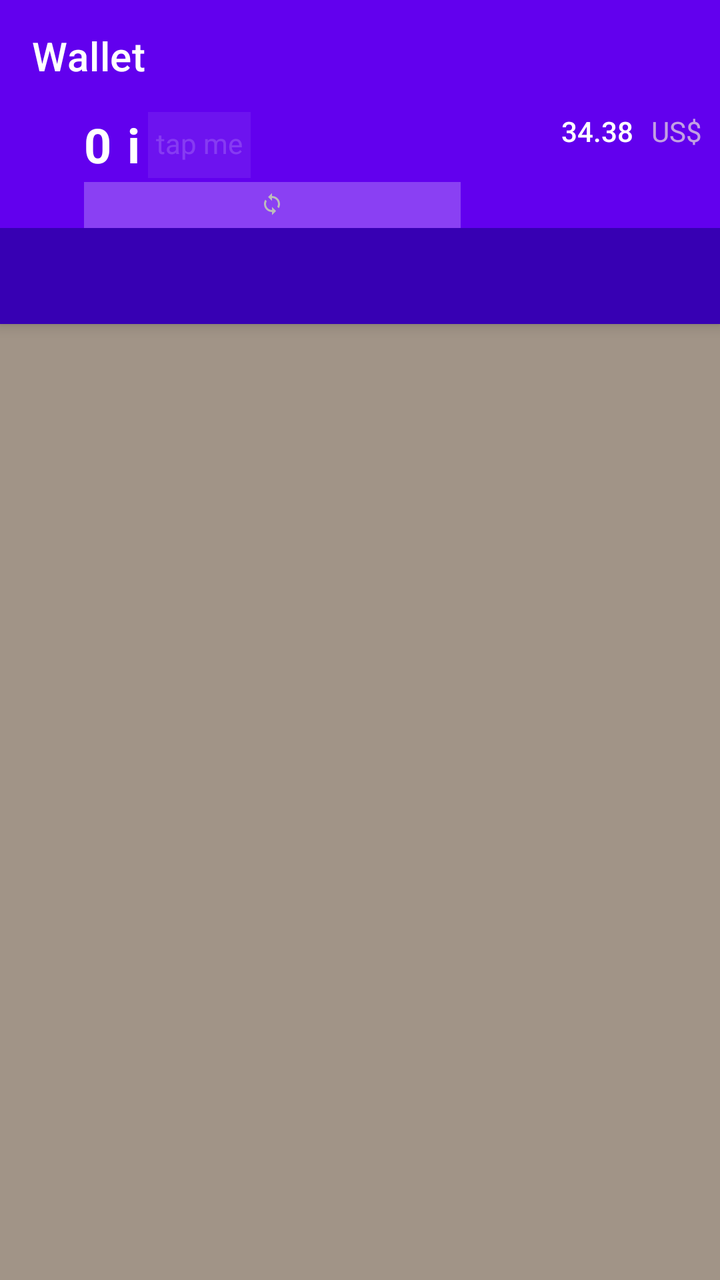
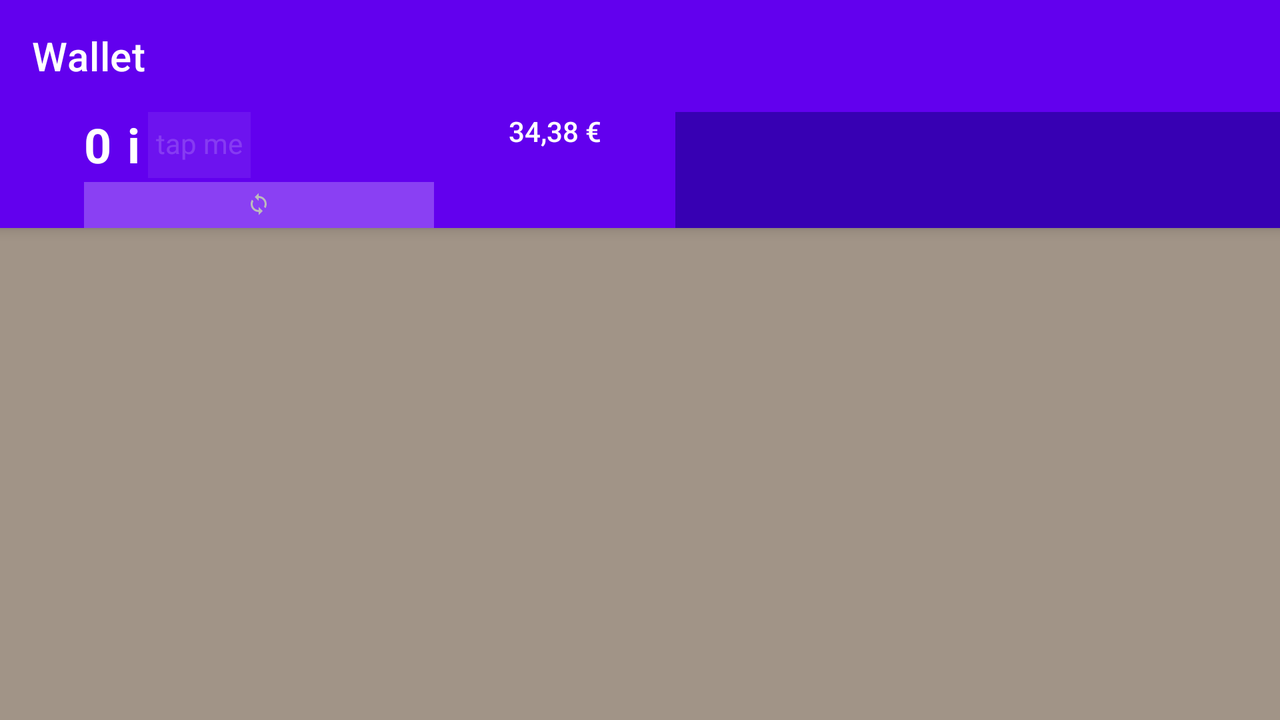

An Android layout and its configuration variant, each rendered on a device that would load it. The default file and the variant file are quoted in full after the pictures.
<!-- AndroidManifest.xml: fallback theme Theme.MaterialComponents.DayNight.NoActionBar -->
<!-- res/layout/fragment_wallet_tab.xml -->
<android.support.design.widget.CoordinatorLayout xmlns:android="http://schemas.android.com/apk/res/android"
    xmlns:app="http://schemas.android.com/apk/res-auto"
    xmlns:tools="http://schemas.android.com/tools"
    android:layout_width="match_parent"
    android:layout_height="match_parent"
    android:background="@color/colorSecondary">

    <android.support.design.widget.AppBarLayout
        android:layout_width="match_parent"
        android:layout_height="wrap_content"
        android:theme="@style/AppTheme.AppBarOverlay">

        <android.support.v7.widget.Toolbar
            android:id="@+id/wallet_toolbar"
            android:layout_width="match_parent"
            android:layout_height="?attr/actionBarSize"
            android:background="?attr/colorPrimary"
            app:popupTheme="@style/AppTheme.PopupOverlay"
            app:title="@string/fragment_wallet_title" />

        <LinearLayout
            android:id="@+id/toolbar_title_button"
            android:layout_width="match_parent"
            android:layout_height="wrap_content"
            android:orientation="horizontal"

            >
            <ImageView
                android:layout_width="wrap_content"
                android:src="@drawable/logo"
                android:layout_height="wrap_content"
                android:layout_margin="6dp"
                android:paddingLeft="24dp"
                />
            <LinearLayout
                android:id="@+id/balance_flipper"
                android:layout_width="0dp"
                android:layout_weight="3"
                android:layout_height="wrap_content"
                android:paddingLeft="6dp"
                android:orientation="vertical"
                >
                <LinearLayout

                    android:layout_width="match_parent"
                    android:layout_height="35dp"
                    android:orientation="horizontal">
                    <TextView
                        android:id="@+id/toolbar_title_layout_balance"
                        android:layout_width="wrap_content"
                        android:layout_height="35dp"
                        android:text="0"
                        android:textAppearance="@style/Base.TextAppearance.AppCompat.Headline"
                        android:textColor="@android:color/white"
                        android:paddingRight="2dp"
                        android:textStyle="bold" />
                    <TextView
                        android:id="@+id/toolbar_title_layout_balance_third"
                        android:layout_width="wrap_content"
                        android:layout_height="35dp"
                        android:text=""
                        android:alpha="0.7"
                        android:textAppearance="@style/Base.TextAppearance.AppCompat.Medium"
                        android:textColor="@android:color/white"
                        android:paddingRight="6dp"
                        android:textStyle="bold" />
                    <TextView
                        android:id="@+id/toolbar_title_layout_balance_unit"
                        android:layout_width="wrap_content"
                        android:layout_height="35dp"
                        android:text="i"
                        android:textAppearance="@style/Base.TextAppearance.AppCompat.Headline"
                        android:textColor="@android:color/white"
                        android:textStyle="bold" />
                    <TextView
                        android:id="@+id/tap_balance"
                        android:text="@string/message_tap_balance"
                        android:layout_width="wrap_content"
                        android:layout_height="35dp"
                        android:background="@color/whiteAlpha"
                        android:layout_marginTop="-5dp"
                        android:layout_marginStart="4dp"
                        android:paddingEnd="4dp"
                        android:paddingStart="4dp"
                        android:textAppearance="@style/Base.TextAppearance.AppCompat.Small"
                        android:alpha="0.3"
                        android:gravity="center_horizontal|center_vertical"
                         />
                    <ImageView
                        android:id="@+id/tap_balance_type"
                        android:layout_width="wrap_content"
                        android:layout_height="wrap_content"
                        android:padding="5dp"
                        android:alpha="0.7"
                        android:visibility="gone"
                        android:gravity="center_horizontal|center_vertical"
                        />
                </LinearLayout>

                <LinearLayout
                    android:id="@+id/toolbar_title_layout_pending"
                    android:layout_width="match_parent"
                    android:layout_height="wrap_content"
                    android:orientation="horizontal"
                    android:padding="2dp"
                    android:background="@color/whiteAlpha"
                    >
                    <TextView
                        android:id="@+id/toolbar_title_layout_pending_out"
                        android:layout_width="0dp"
                        android:layout_weight="1"
                        android:layout_height="wrap_content"
                        android:textAppearance="@style/Base.TextAppearance.AppCompat.Small"
                        android:textColor="@color/flatRed"
                        android:gravity="end"
                        />
                    <ImageView
                        android:layout_width="12dp"
                        android:src="@drawable/navigation_refresh"
                        android:layout_height="12dp"
                        android:scaleType="fitCenter"
                        android:layout_margin="3dp"/>
                    <TextView
                        android:id="@+id/toolbar_title_layout_pending_in"
                        android:layout_width="0dp"
                        android:layout_weight="1"
                        android:layout_height="wrap_content"
                        android:textAppearance="@style/Base.TextAppearance.AppCompat.Small"
                        android:textColor="@color/blackAlpha50"
                        android:gravity="start"
                        />
                </LinearLayout>

            </LinearLayout>
            <LinearLayout
                android:layout_width="0dp"
                android:layout_weight="2"
                android:layout_height="match_parent"
                android:orientation="horizontal"
                android:gravity="center_horizontal"
                android:paddingBottom="@dimen/baseline_small"
                >
                <TextView
                    android:id="@+id/toolbar_title_layout_alternate_balance"
                    android:layout_width="0dp"
                    android:layout_weight="2"
                    android:layout_height="wrap_content"
                    android:layout_gravity="end"
                    android:textAppearance="@style/Base.TextAppearance.AppCompat.Body2"
                    android:gravity="end"
                    tools:text="34.38" />
                <TextView
                    android:id="@+id/toolbar_title_layout_alternate_currency"
                    android:layout_width="0dp"
                    android:layout_weight="1"
                    android:text="US$"
                    android:layout_height="wrap_content"
                    android:layout_gravity="start"
                    android:textAppearance="@style/Base.TextAppearance.AppCompat.Small"
                    android:textColor="@color/colorLight"
                    android:alpha="0.7"
                    android:gravity="center_horizontal"
                    />
            </LinearLayout>
        </LinearLayout>
        <android.support.design.widget.TabLayout
            android:id="@+id/wallet_tabs"
            android:layout_width="match_parent"
            android:layout_height="48dp"
            android:background="?colorPrimaryDark"
            android:fillViewport="true"
            app:tabGravity="fill"
            app:tabMaxWidth="0dp"
            app:tabMode="fixed" />

    </android.support.design.widget.AppBarLayout>

    <android.support.v4.view.ViewPager
        android:id="@+id/wallet_tab_viewpager"
        android:layout_width="match_parent"
        android:layout_height="match_parent"
        app:layout_behavior="@string/appbar_scrolling_view_behavior" />

    <android.support.design.widget.FloatingActionButton
        android:id="@+id/fab_wallet"
        android:layout_width="wrap_content"
        android:layout_height="wrap_content"
        android:layout_gravity="end|bottom"
        android:layout_margin="@dimen/fab_margin"
        android:padding="16dp"
        android:src="@drawable/ic_add"
        android:visibility="gone"
        app:fabSize="normal"
        />

</android.support.design.widget.CoordinatorLayout>
<!-- resources referenced by this layout -->
<resources>
  <color name="blackAlpha50">#80000000</color>
  <color name="colorLight">#ede5de</color>
  <color name="colorSecondary">#a19487</color>
  <color name="flatRed">#770000</color>
  <color name="whiteAlpha">#40FFFFFF</color>
  <dimen name="baseline_small">4dp</dimen>
  <dimen name="fab_margin">@dimen/baseline</dimen>
  <!-- drawable navigation_refresh (drawable) -->
  <vector xmlns:android="http://schemas.android.com/apk/res/android"
          android:width="24dp"
          android:height="24dp"
          android:viewportWidth="24.0"
          android:viewportHeight="24.0">
      <path
          android:fillColor="#FFBCBCBC"
          android:pathData="M12,4L12,1L8,5l4,4L12,6c3.31,0 6,2.69 6,6 0,1.01 -0.25,1.97 -0.7,2.8l1.46,1.46C19.54,15.03 20,13.57 20,12c0,-4.42 -3.58,-8 -8,-8zM12,18c-3.31,0 -6,-2.69 -6,-6 0,-1.01 0.25,-1.97 0.7,-2.8L5.24,7.74C4.46,8.97 4,10.43 4,12c0,4.42 3.58,8 8,8v3l4,-4 -4,-4v3z"/>
  </vector>
  <string name="fragment_wallet_title">Wallet</string>
  <string name="message_tap_balance">tap me</string>
  <style name="AppTheme.AppBarOverlay" parent="ThemeOverlay.AppCompat.Dark.ActionBar" />
  <style name="AppTheme.PopupOverlay" parent="ThemeOverlay.AppCompat.Light" />
  <dimen name="baseline">24dp</dimen>
</resources>
<!-- res/layout-land/fragment_wallet_tab.xml (the repository's variant of the layout above) -->
<!-- drawn on the phone turned sideways -->
<android.support.design.widget.CoordinatorLayout xmlns:android="http://schemas.android.com/apk/res/android"
    xmlns:app="http://schemas.android.com/apk/res-auto"
    xmlns:tools="http://schemas.android.com/tools"
    android:layout_width="match_parent"
    android:layout_height="match_parent"
    android:background="@color/colorSecondary">

    <android.support.design.widget.AppBarLayout
        android:layout_width="match_parent"
        android:layout_height="wrap_content"
        android:theme="@style/AppTheme.AppBarOverlay">

        <android.support.v7.widget.Toolbar
            android:id="@+id/wallet_toolbar"
            android:layout_width="match_parent"
            android:layout_height="?attr/actionBarSize"
            android:background="?attr/colorPrimary"
            app:popupTheme="@style/AppTheme.PopupOverlay"
            app:title="@string/fragment_wallet_title" />

        <LinearLayout
            android:id="@+id/toolbar_title_button"
            android:layout_width="match_parent"
            android:layout_height="wrap_content"
            android:orientation="horizontal"

            >
            <ImageView
                android:layout_width="wrap_content"
                android:src="@drawable/logo"
                android:layout_height="wrap_content"
                android:layout_margin="6dp"
                android:paddingLeft="24dp"
                />
            <LinearLayout
                android:id="@+id/balance_flipper"
                android:layout_width="0dp"
                android:layout_weight="3"
                android:layout_height="wrap_content"
                android:paddingLeft="6dp"
                android:orientation="vertical"
                >
                <LinearLayout

                    android:layout_width="match_parent"
                    android:layout_height="wrap_content"
                    android:orientation="horizontal">
                    <TextView
                        android:id="@+id/toolbar_title_layout_balance"
                        android:layout_width="wrap_content"
                        android:layout_height="35dp"
                        android:text="0"
                        android:textAppearance="@style/Base.TextAppearance.AppCompat.Headline"
                        android:textColor="@android:color/white"
                        android:paddingRight="2dp"
                        android:textStyle="bold" />
                    <TextView
                        android:id="@+id/toolbar_title_layout_balance_third"
                        android:layout_width="wrap_content"
                        android:layout_height="35dp"
                        android:text=""
                        android:alpha="0.7"
                        android:textAppearance="@style/Base.TextAppearance.AppCompat.Medium"
                        android:textColor="@android:color/white"
                        android:paddingRight="6dp"
                        android:textStyle="bold" />
                    <TextView
                        android:id="@+id/toolbar_title_layout_balance_unit"
                        android:layout_width="wrap_content"
                        android:layout_height="35dp"
                        android:text="i"
                        android:textAppearance="@style/Base.TextAppearance.AppCompat.Headline"
                        android:textColor="@android:color/white"
                        android:textStyle="bold" />
                    <TextView
                        android:id="@+id/tap_balance"
                        android:text="@string/message_tap_balance"
                        android:layout_width="wrap_content"
                        android:layout_height="35dp"
                        android:background="@color/whiteAlpha"
                        android:layout_marginTop="-5dp"
                        android:layout_marginStart="4dp"
                        android:paddingEnd="4dp"
                        android:paddingStart="4dp"
                        android:alpha="0.3"
                        android:textAppearance="@style/Base.TextAppearance.AppCompat.Small"
                        android:gravity="center_horizontal|center_vertical"
                        />
                    <ImageView
                        android:id="@+id/tap_balance_type"
                        android:layout_width="wrap_content"
                        android:layout_height="wrap_content"
                        android:padding="5dp"
                        android:alpha="0.7"
                        android:visibility="gone"
                        android:gravity="center_horizontal|center_vertical"
                        />
                </LinearLayout>

                <LinearLayout
                    android:id="@+id/toolbar_title_layout_pending"
                    android:layout_width="match_parent"
                    android:layout_height="wrap_content"
                    android:orientation="horizontal"
                    android:padding="2dp"
                    android:background="@color/whiteAlpha"
                    >
                    <TextView
                        android:id="@+id/toolbar_title_layout_pending_out"
                        android:layout_width="0dp"
                        android:layout_weight="1"
                        android:layout_height="wrap_content"
                        android:textAppearance="@style/Base.TextAppearance.AppCompat.Small"
                        android:textColor="@color/flatRed"
                        android:gravity="end"
                        />
                    <ImageView
                        android:layout_width="12dp"
                        android:src="@drawable/navigation_refresh"
                        android:layout_height="12dp"
                        android:scaleType="fitCenter"
                        android:layout_margin="3dp"/>
                    <TextView
                        android:id="@+id/toolbar_title_layout_pending_in"
                        android:layout_width="0dp"
                        android:layout_weight="1"
                        android:layout_height="wrap_content"
                        android:textAppearance="@style/Base.TextAppearance.AppCompat.Small"
                        android:textColor="@color/green"
                        android:gravity="start"
                        />
                </LinearLayout>

            </LinearLayout>
            <LinearLayout
                android:layout_width="0dp"
                android:layout_weight="2"
                android:layout_height="match_parent"
                android:orientation="vertical"
                android:layout_gravity="center_vertical"
                >
                <TextView
                    android:id="@+id/toolbar_title_layout_alternate_balance"
                    android:layout_width="match_parent"
                    android:layout_height="wrap_content"
                    android:layout_gravity="center_horizontal"
                    android:textAppearance="@style/Base.TextAppearance.AppCompat.Body2"
                    android:gravity="center_horizontal"
                    tools:text="34,38 €" />
                <TextView
                    android:id="@+id/toolbar_title_layout_alternate_currency"
                    android:layout_width="match_parent"
                    android:layout_height="wrap_content"
                    android:layout_gravity="center_horizontal"
                    android:textAppearance="@style/Base.TextAppearance.AppCompat.Body2"
                    android:textColor="@color/colorLight"
                    android:gravity="center_horizontal"
                    />

            </LinearLayout>
            <android.support.design.widget.TabLayout
                android:id="@+id/wallet_tabs"
                android:layout_width="0dp"
                android:layout_weight="5"
                android:layout_height="match_parent"

                android:background="?colorPrimaryDark"
                android:fillViewport="true"
                app:tabGravity="fill"
                app:tabMaxWidth="0dp"
                app:tabMode="fixed" />

        </LinearLayout>


    </android.support.design.widget.AppBarLayout>

    <android.support.v4.view.ViewPager
        android:id="@+id/wallet_tab_viewpager"
        android:layout_width="match_parent"
        android:layout_height="match_parent"
        app:layout_behavior="@string/appbar_scrolling_view_behavior" />

    <android.support.design.widget.FloatingActionButton
        android:id="@+id/fab_wallet"
        android:layout_width="wrap_content"
        android:layout_height="wrap_content"
        android:layout_gravity="end|bottom"
        android:layout_margin="@dimen/fab_margin"
        android:padding="16dp"
        android:src="@drawable/ic_add"
        android:visibility="gone"
        app:fabSize="normal"
        />

</android.support.design.widget.CoordinatorLayout>
<!-- resources referenced by the variant -->
<!-- as the phone turned sideways resolves them -->
<resources>
  <color name="colorLight">#ede5de</color>
  <color name="colorSecondary">#a19487</color>
  <color name="flatRed">#770000</color>
  <color name="green">#009900</color>
  <color name="whiteAlpha">#40FFFFFF</color>
  <dimen name="fab_margin">@dimen/baseline</dimen>
  <!-- drawable navigation_refresh (drawable) -->
  <vector xmlns:android="http://schemas.android.com/apk/res/android"
          android:width="24dp"
          android:height="24dp"
          android:viewportWidth="24.0"
          android:viewportHeight="24.0">
      <path
          android:fillColor="#FFBCBCBC"
          android:pathData="M12,4L12,1L8,5l4,4L12,6c3.31,0 6,2.69 6,6 0,1.01 -0.25,1.97 -0.7,2.8l1.46,1.46C19.54,15.03 20,13.57 20,12c0,-4.42 -3.58,-8 -8,-8zM12,18c-3.31,0 -6,-2.69 -6,-6 0,-1.01 0.25,-1.97 0.7,-2.8L5.24,7.74C4.46,8.97 4,10.43 4,12c0,4.42 3.58,8 8,8v3l4,-4 -4,-4v3z"/>
  </vector>
  <string name="fragment_wallet_title">Wallet</string>
  <string name="message_tap_balance">tap me</string>
  <style name="AppTheme.AppBarOverlay" parent="ThemeOverlay.AppCompat.Dark.ActionBar" />
  <style name="AppTheme.PopupOverlay" parent="ThemeOverlay.AppCompat.Light" />
  <dimen name="baseline">24dp</dimen>
</resources>
